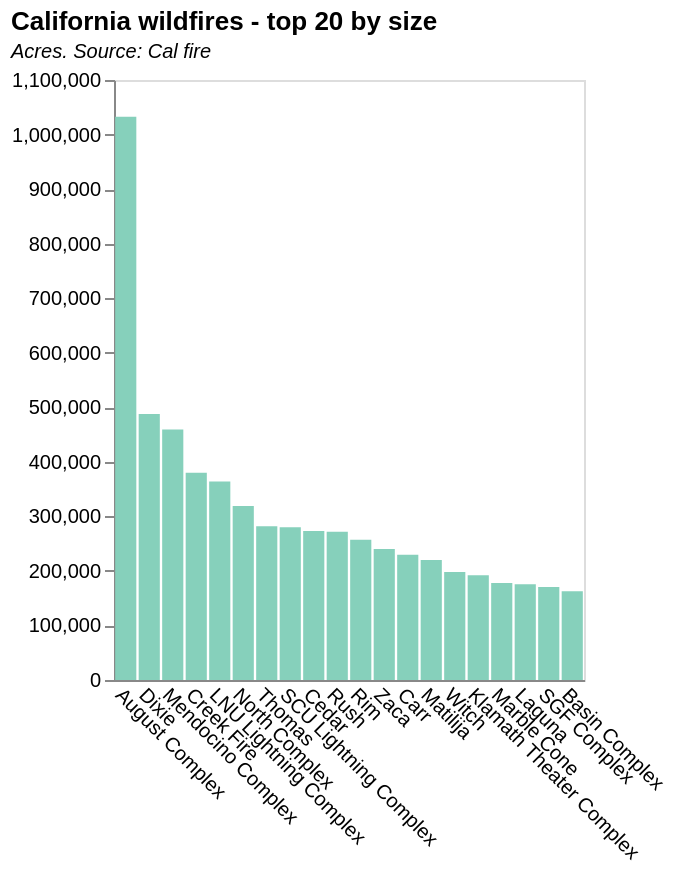

Express this chart as Vega-Lite.
### Vega-Lite specification from a JSON file in a GitHub repository (floating-point values rounded to 4 significant figures)
{"$schema": "https://vega.github.io/schema/vega-lite/v5.json", "description": "Wild fires", "title": {"text": "California wildfires - top 20 by size", "subtitle": "Acres. Source: Cal fire", "subtitleFontStyle": "italic", "subtitleFontSize": 10, "anchor": "start", "color": "black"}, "data": {"values": [{"Name": "August Complex", "Date": "Aug-20", "Size": "1032648", "Deaths": "1", "Detail": "Top 20 wildfires in CA"}, {"Name": "Dixie", "Date": "Jul-21", "Size": "487764", "Deaths": "0", "Detail": "Source: Cal Fire"}, {"Name": "Mendocino Complex", "Date": "Jul-18", "Size": "459123", "Deaths": "1", "Detail": ""}, {"Name": "SCU Lightning Complex", "Date": "Aug-20", "Size": "279895", "Deaths": "0", "Detail": ""}, {"Name": "Creek Fire", "Date": "Sep-20", "Size": "379895", "Deaths": "0", "Detail": ""}, {"Name": "LNU Lightning Complex", "Date": "Aug-20", "Size": "363895", "Deaths": "6", "Detail": ""}, {"Name": "North Complex", "Date": "Aug-20", "Size": "318935", "Deaths": "15", "Detail": ""}, {"Name": "Thomas", "Date": "Dec-17", "Size": "281893", "Deaths": "2", "Detail": ""}, {"Name": "Cedar", "Date": "Oct-03", "Size": "273246", "Deaths": "15", "Detail": ""}, {"Name": "Rush", "Date": "Aug-21", "Size": "271911", "Deaths": "0", "Detail": ""}, {"Name": "Rim", "Date": "Aug-13", "Size": "257314", "Deaths": "0", "Detail": ""}, {"Name": "Zaca", "Date": "Jul-07", "Size": "240207", "Deaths": "0", "Detail": ""}, {"Name": "Carr", "Date": "Jul-18", "Size": "229651", "Deaths": "8", "Detail": ""}, {"Name": "Matilija", "Date": "Sep-32", "Size": "220000", "Deaths": "0", "Detail": ""}, {"Name": "Witch", "Date": "Oct-07", "Size": "197990", "Deaths": "2", "Detail": ""}, {"Name": "Klamath Theater Complex", "Date": "Jul-77", "Size": "192038", "Deaths": "2", "Detail": ""}, {"Name": "Marble Cone", "Date": "Jun-08", "Size": "177866", "Deaths": "0", "Detail": ""}, {"Name": "Laguna", "Date": "Sep-70", "Size": "175425", "Deaths": "5", "Detail": ""}, {"Name": "SGF Complex", "Date": "Aug-20", "Size": "170384", "Deaths": "0", "Detail": ""}, {"Name": "Basin Complex", "Date": "Jun-08", "Size": "162818", "Deaths": "0", "Detail": ""}]}, "height": 300, "width": 235, "mark": {"type": "bar", "color": "#86d0bb"}, "encoding": {"x": {"field": "Name", "type": "nominal", "sort": "-y", "axis": {"title": null, "grid": false, "ticks": false, "labelAngle": 45}}, "y": {"field": "Size", "type": "quantitative", "title": "", "axis": {"grid": false}}, "tooltip": [{"field": "Date", "type": "nominal"}, {"field": "Name", "type": "nominal"}, {"field": "Size", "type": "quantitative", "title": "Size of fire (acres)"}, {"field": "Deaths", "type": "quantitative"}]}}
